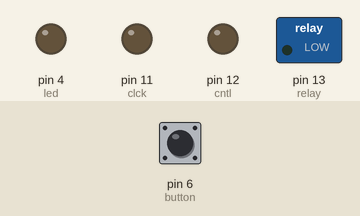
Bench run of a sketch on a simulated Arduino Uno, built with avr-gcc and run on an emulated ATmega328P. Parts: switched loads named in the sketch (green lamp = pin HIGH), output pins drawn as LEDs (lit = HIGH). Dashed ring = blinking. Inputs (shaded band) come from the test bench; at power-on: pin 6 (button) LOW.

Above: at 1.2 s.
1.3 s: pin 6 (button) pulled HIGH for 0.15 s
At 2.5 s:
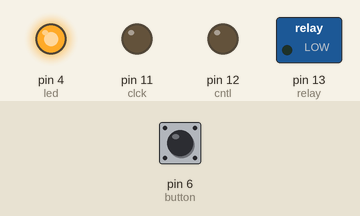
4.4 s: pin 6 (button) pulled HIGH for 1 s
At 4.9 s:
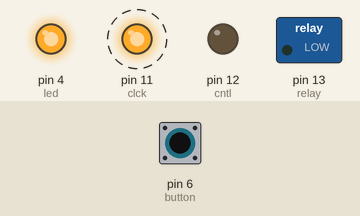
8.4 s: pin 6 (button) pulled HIGH for 3.2 s
At 10.3 s:
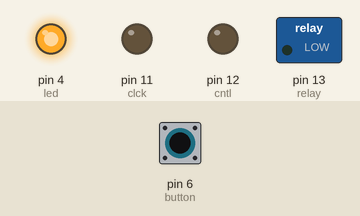
Timing chart, 0 to 15.4 s (numbered marks = the images above; inputs shaded):
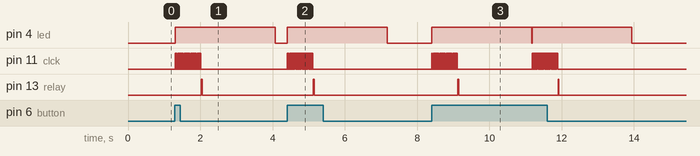

Measured:
- after the input at 1.3 s, pin 4 (led): LOW → HIGH at once, → LOW 2.8 s later; pin 11 (clck): alternates HIGH for 0.02 s and LOW for 0.02 s, 48 changes in all, then stays LOW, starting at once; pin 13 (relay): LOW → HIGH after 0.73 s, → LOW 0.02 s later
- after the input at 4.4 s, pin 4 (led): LOW → HIGH at once, → LOW 2.8 s later; pin 11 (clck): alternates HIGH for 0.02 s and LOW for 0.02 s, 48 changes in all, then stays LOW, starting at once; pin 13 (relay): LOW → HIGH after 0.73 s, → LOW 0.02 s later
- after the input at 8.4 s, pin 4 (led): alternates HIGH for 2.8 s and LOW for 0.01 s, 4 changes in all, then stays LOW, starting at once; pin 11 (clck): goes 23 × (HIGH 0.02 s, LOW 0.02 s), HIGH 0.02 s, LOW 2.1 s, 23 × (HIGH 0.02 s, LOW 0.02 s), HIGH 0.02 s, then LOW, starting at once

The sketch:

ADG_code.ino
```cpp
int clck = 11;
int cntl = 12;
int relay = 13;
int button = 6;
int button2 = 7;
int led = 4;
boolean buttonState = LOW;
void setup() {

  pinMode(clck, OUTPUT);
  pinMode(cntl, OUTPUT);
  pinMode(relay, OUTPUT);
  pinMode(led, OUTPUT);
  pinMode(button, INPUT);
  pinMode(button2, INPUT);

}

void loop()
{
  if (debounceButton(buttonState) == HIGH && buttonState == LOW)
  {
    digitalWrite(led, HIGH);
    for ( int i = 0; i <= 35; i++)
    {

      for (int i = 0; i <= 23; i++)
      {
        digitalWrite (clck, HIGH);
        delay(15);
        digitalWrite(clck, LOW);
        delay(15);

      }
      digitalWrite(relay, HIGH);
      delay(20);
      digitalWrite(relay, LOW);
      delay(20);
      break;
    }
    delay(2000);

   digitalWrite(led, LOW);
  }
}
boolean debounceButton(boolean state)
{
  boolean stateNow = digitalRead(button);
  if (state != stateNow)
  {
    delay (10);
    stateNow = digitalRead(button);
  }
  return stateNow;

}

void NextRotation()
{
  if (debounceButton1(buttonState) == HIGH && buttonState == LOW)
  {

    for ( int i = 0; i <= 35; i++)
    {

      for (int i = 0; i <= 23; i++)
      {
        digitalWrite (clck, HIGH);
        delay(15);
        digitalWrite(clck, LOW);
        delay(15);

      }
      digitalWrite(relay, HIGH);
      delay(20);
      digitalWrite(relay, LOW);
      delay(20);
      break;
    }
    delay(1000);
  }
}
boolean debounceButton1(boolean state)
{

  boolean statenow = digitalRead(button2);
  if (state != statenow)
  {
    delay (10);
    statenow = digitalRead(button2);
  }
  return statenow;
}
```
